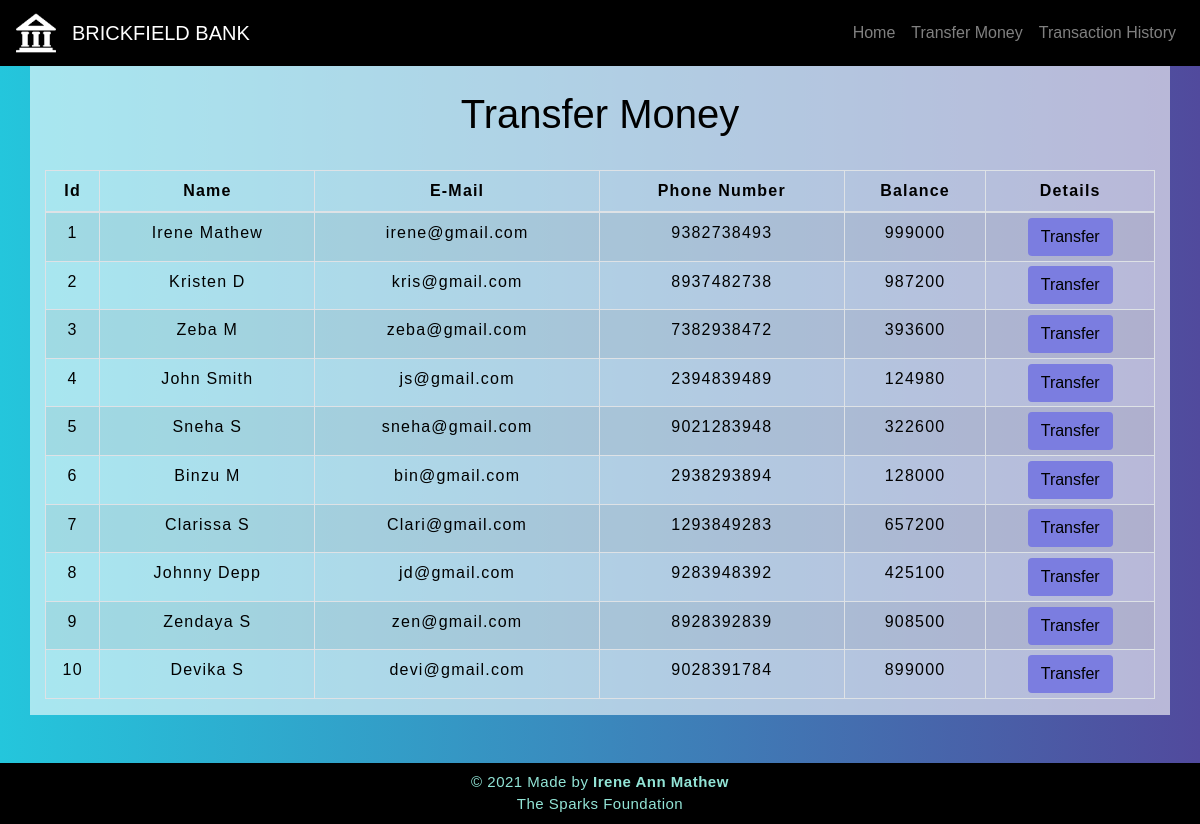
The app's page /transfermoney.php with its own data.
### tables this page shows
CREATE TABLE `users` (
  `id` int(3) NOT NULL,
  `name` text NOT NULL,
  `email` varchar(30) NOT NULL,
  `pn_no` varchar(10) NOT NULL,
  `balance` int(8) NOT NULL
);

### transfermoney.php (the view, shortened to what this page needs)
<!DOCTYPE html>
<html lang="en">
<head>
    <link rel="stylesheet" href="https://maxcdn.bootstrapcdn.com/bootstrap/4.0.0/css/bootstrap.min.css">
    <link rel="stylesheet" type="text/css" href="css/table.css">
</head>
<body>
<?php
    include 'config.php';
    $sql = "SELECT * FROM users";
    $result = mysqli_query($conn,$sql);
?>
<?php
  include 'navbar.php';
?>
<div>
<div class="container" style="background-color:rgb(255, 255, 255, .6);">
        <h2 class="text-center pt-4" style="color:black;">Transfer Money</h2>
        <br>
            <div class="row">
                <div class="col">
                    <div class="table-responsive-sm">
                    <table class="table table-hover table-sm table-striped table-condensed table-bordered">
                        <thead style="color:black;">
                            <tr>
                            <th scope="col" class="text-center py-2">Id</th>
                            <th scope="col" class="text-center py-2">Name</th>
                            <th scope="col" class="text-center py-2">E-Mail</th>
                            <th scope="col" class="text-center py-2">Phone Number</th>
                            <th scope="col" class="text-center py-2">Balance</th>
                            <th scope="col" class="text-center py-2">Details</th>
                            </tr>
                        </thead>
                        <tbody>
                <?php
                    while($rows=mysqli_fetch_assoc($result)){
                ?>
                    <tr style="color:black;">
                        <td class="py-2"><?php echo $rows['id'] ?></td>
                        <td class="py-2"><?php echo $rows['name']?></td>
                        <td class="py-2"><?php echo $rows['email']?></td>
                        <td class="py-2"><?php echo $rows['pn_no']?></td>
                        <td class="py-2"><?php echo $rows['balance']?></td>
                        <td><a href="selecteduserdetail.php?id= <?php echo $rows['id'] ;?>"> <button type="button" class="btn">Transfer</button></a></td>
                    </tr>
                <?php
                    }
                ?>
                        </tbody>
                    </table>
                    </div>
                </div>
            </div>
         </div>
         <footer class="text-center mt-5 py-2">
        <p>&copy 2021 Made by <b>Irene Ann Mathew</b> <br> The Sparks Foundation</p>
      </footer>
    </div>
</body>
</html>

### navbar.php (shortened to what this page needs)
<nav class="navbar navbar-expand-md navbar-dark .bg-dark.bg-gradient" style="background-color:black;">
<a class="navbar-brand" href="#"><img src="img/icon.png" height="40" width="40"></a>
      <a class="navbar-brand" href="index.php">BRICKFIELD BANK</a>
      <div class="collapse navbar-collapse" id="collapsibleNavbar">
            <ul class="navbar-nav ml-auto">
              <li class="nav-item">
                <a class="nav-link" href="index.php">Home</a>
              </li>
              <li class="nav-item">
                <a class="nav-link" href="transfermoney.php">Transfer Money</a>
              </li>
              <li class="nav-item">
                <a class="nav-link" href="transactionhistory.php">Transaction History</a>
              </li>
          </ul>
          </div>
       </nav>

### css/table.css (style rules this page uses)
* { padding: 0; margin: 0; box-sizing: border-box; font-family: sans-serif; }
h2 { font-size: 40px; }
table { letter-spacing: 1.2px; }
td { text-align: center; }
button { border:none; background: #7b7de0; transition: 1s; }

### transfermoney.php (style rules this page uses)
body { background: linear-gradient(to right, #24c6dc, #514a9d); }
button { transition: 1.5s; }
footer { color: #92e4d6; background-color: black; letter-spacing: 0.5px; }
footer p { margin: 0; font-size: 15px; }

### records on screen
users: id "1", name "Irene Mathew", email "irene@gmail.com", pn_no "9382738493", balance "999000"
users: id "2", name "Kristen D", email "kris@gmail.com", pn_no "8937482738", balance "987200"
users: id "3", name "Zeba M", email "zeba@gmail.com", pn_no "7382938472", balance "393600"
users: id "4", name "John Smith", email "js@gmail.com", pn_no "2394839489", balance "124980"
users: id "5", name "Sneha S", email "sneha@gmail.com", pn_no "9021283948", balance "322600"
users: id "6", name "Binzu M", email "bin@gmail.com", pn_no "2938293894", balance "128000"
users: id "7", name "Clarissa S", email "Clari@gmail.com", pn_no "1293849283", balance "657200"
users: id "8", name "Johnny Depp", email "jd@gmail.com", pn_no "9283948392", balance "425100"
users: id "9", name "Zendaya S", email "zen@gmail.com", pn_no "8928392839", balance "908500"
users: id "10", name "Devika S", email "devi@gmail.com", pn_no "9028391784", balance "899000"
